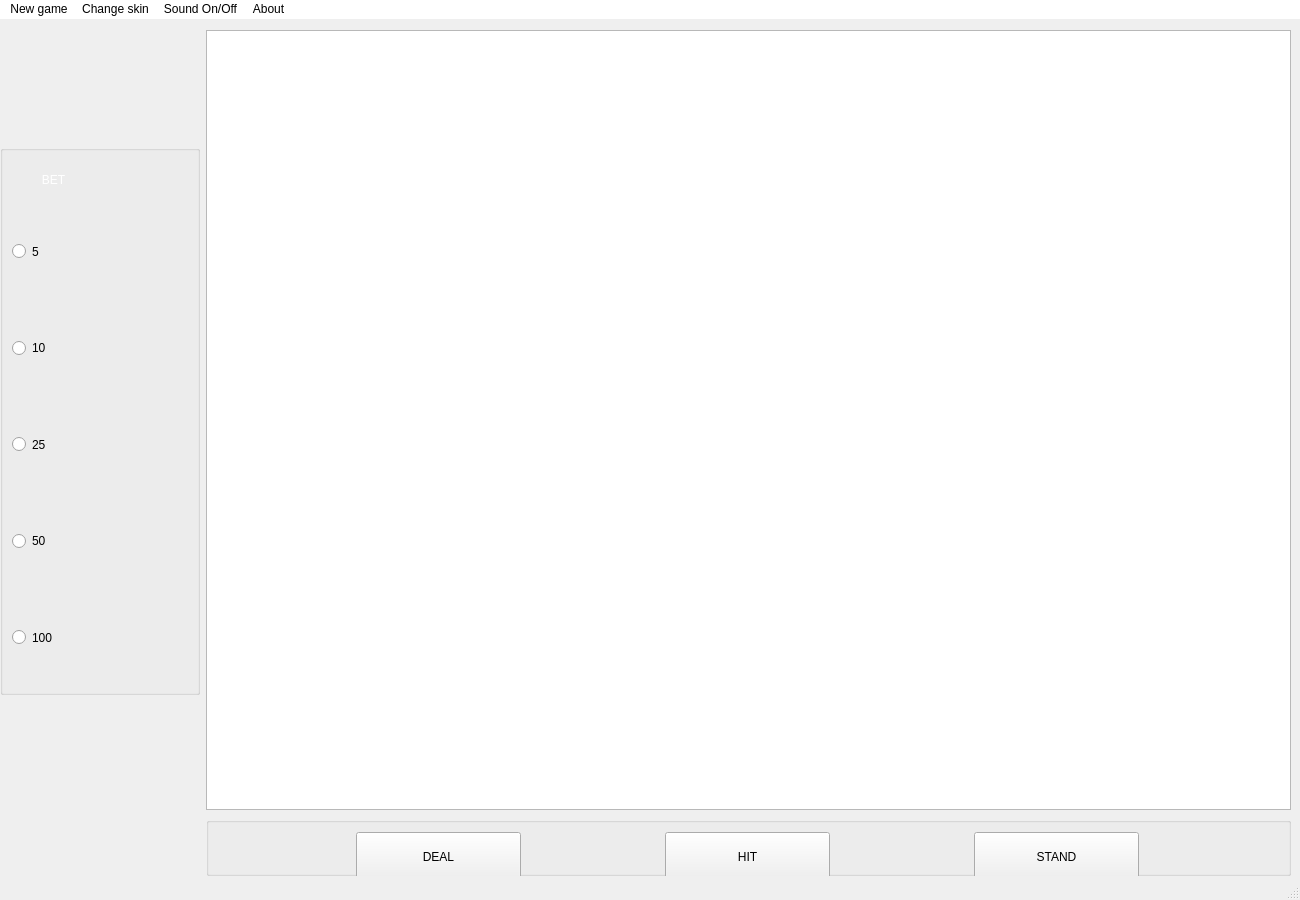
<?xml version="1.0" encoding="UTF-8"?>
<ui version="4.0">
 <class>GUI</class>
 <widget class="QMainWindow" name="GUI">
  <property name="geometry">
   <rect>
    <x>0</x>
    <y>0</y>
    <width>1300</width>
    <height>900</height>
   </rect>
  </property>
  <property name="sizePolicy">
   <sizepolicy hsizetype="Fixed" vsizetype="Fixed">
    <horstretch>0</horstretch>
    <verstretch>0</verstretch>
   </sizepolicy>
  </property>
  <property name="minimumSize">
   <size>
    <width>1300</width>
    <height>900</height>
   </size>
  </property>
  <property name="maximumSize">
   <size>
    <width>1300</width>
    <height>900</height>
   </size>
  </property>
  <property name="windowTitle">
   <string>Black Jack</string>
  </property>
  <property name="windowIcon">
   <iconset resource="resources.qrc">
    <normaloff>:/resources/images/bj_ico.png</normaloff>:/resources/images/bj_ico.png</iconset>
  </property>
  <widget class="QWidget" name="centralwidget">
   <widget class="QWidget" name="layoutWidget">
    <property name="geometry">
     <rect>
      <x>0</x>
      <y>10</y>
      <width>1293</width>
      <height>1531</height>
     </rect>
    </property>
    <layout class="QGridLayout" name="gridLayout_2">
     <item row="3" column="1">
      <widget class="QGroupBox" name="groupBox_2">
       <property name="sizePolicy">
        <sizepolicy hsizetype="Fixed" vsizetype="Fixed">
         <horstretch>0</horstretch>
         <verstretch>0</verstretch>
        </sizepolicy>
       </property>
       <property name="minimumSize">
        <size>
         <width>1085</width>
         <height>59</height>
        </size>
       </property>
       <property name="maximumSize">
        <size>
         <width>1085</width>
         <height>59</height>
        </size>
       </property>
       <property name="title">
        <string/>
       </property>
       <layout class="QGridLayout" name="gridLayout_3">
        <item row="1" column="1">
         <widget class="QPushButton" name="pushButton_hit">
          <property name="sizePolicy">
           <sizepolicy hsizetype="Fixed" vsizetype="Fixed">
            <horstretch>0</horstretch>
            <verstretch>0</verstretch>
           </sizepolicy>
          </property>
          <property name="minimumSize">
           <size>
            <width>165</width>
            <height>50</height>
           </size>
          </property>
          <property name="maximumSize">
           <size>
            <width>165</width>
            <height>50</height>
           </size>
          </property>
          <property name="styleSheet">
           <string notr="true"/>
          </property>
          <property name="text">
           <string>HIT</string>
          </property>
         </widget>
        </item>
        <item row="1" column="0">
         <widget class="QPushButton" name="pushButton_deal">
          <property name="sizePolicy">
           <sizepolicy hsizetype="Fixed" vsizetype="Fixed">
            <horstretch>0</horstretch>
            <verstretch>0</verstretch>
           </sizepolicy>
          </property>
          <property name="minimumSize">
           <size>
            <width>165</width>
            <height>50</height>
           </size>
          </property>
          <property name="maximumSize">
           <size>
            <width>165</width>
            <height>50</height>
           </size>
          </property>
          <property name="styleSheet">
           <string notr="true"/>
          </property>
          <property name="text">
           <string>DEAL</string>
          </property>
         </widget>
        </item>
        <item row="1" column="2">
         <widget class="QPushButton" name="pushButton_stand">
          <property name="sizePolicy">
           <sizepolicy hsizetype="Fixed" vsizetype="Fixed">
            <horstretch>0</horstretch>
            <verstretch>0</verstretch>
           </sizepolicy>
          </property>
          <property name="minimumSize">
           <size>
            <width>165</width>
            <height>50</height>
           </size>
          </property>
          <property name="maximumSize">
           <size>
            <width>165</width>
            <height>50</height>
           </size>
          </property>
          <property name="styleSheet">
           <string notr="true"/>
          </property>
          <property name="text">
           <string>STAND</string>
          </property>
         </widget>
        </item>
        <item row="0" column="1">
         <spacer name="verticalSpacer">
          <property name="orientation">
           <enum>Qt::Vertical</enum>
          </property>
          <property name="sizeHint" stdset="0">
           <size>
            <width>20</width>
            <height>6</height>
           </size>
          </property>
         </spacer>
        </item>
       </layout>
      </widget>
     </item>
     <item row="2" column="0" rowspan="2">
      <widget class="QLabel" name="chips_title">
       <property name="sizePolicy">
        <sizepolicy hsizetype="Fixed" vsizetype="Fixed">
         <horstretch>0</horstretch>
         <verstretch>0</verstretch>
        </sizepolicy>
       </property>
       <property name="minimumSize">
        <size>
         <width>200</width>
         <height>175</height>
        </size>
       </property>
       <property name="maximumSize">
        <size>
         <width>200</width>
         <height>175</height>
        </size>
       </property>
       <property name="text">
        <string/>
       </property>
      </widget>
     </item>
     <item row="4" column="1">
      <spacer name="verticalSpacer_2">
       <property name="orientation">
        <enum>Qt::Vertical</enum>
       </property>
       <property name="sizeHint" stdset="0">
        <size>
         <width>20</width>
         <height>40</height>
        </size>
       </property>
      </spacer>
     </item>
     <item row="0" column="0">
      <widget class="QLabel" name="bj_title">
       <property name="sizePolicy">
        <sizepolicy hsizetype="Fixed" vsizetype="Fixed">
         <horstretch>0</horstretch>
         <verstretch>0</verstretch>
        </sizepolicy>
       </property>
       <property name="minimumSize">
        <size>
         <width>200</width>
         <height>110</height>
        </size>
       </property>
       <property name="maximumSize">
        <size>
         <width>200</width>
         <height>110</height>
        </size>
       </property>
       <property name="text">
        <string/>
       </property>
      </widget>
     </item>
     <item row="1" column="0">
      <widget class="QGroupBox" name="groupBox">
       <property name="sizePolicy">
        <sizepolicy hsizetype="Fixed" vsizetype="Fixed">
         <horstretch>0</horstretch>
         <verstretch>0</verstretch>
        </sizepolicy>
       </property>
       <property name="minimumSize">
        <size>
         <width>200</width>
         <height>550</height>
        </size>
       </property>
       <property name="maximumSize">
        <size>
         <width>100</width>
         <height>16777215</height>
        </size>
       </property>
       <property name="title">
        <string/>
       </property>
       <layout class="QGridLayout" name="gridLayout">
        <item row="2" column="0">
         <widget class="QRadioButton" name="BET5">
          <property name="sizePolicy">
           <sizepolicy hsizetype="Expanding" vsizetype="Expanding">
            <horstretch>0</horstretch>
            <verstretch>0</verstretch>
           </sizepolicy>
          </property>
          <property name="minimumSize">
           <size>
            <width>60</width>
            <height>40</height>
           </size>
          </property>
          <property name="styleSheet">
           <string notr="true"/>
          </property>
          <property name="text">
           <string>5</string>
          </property>
         </widget>
        </item>
        <item row="3" column="0">
         <widget class="QRadioButton" name="BET10">
          <property name="sizePolicy">
           <sizepolicy hsizetype="Expanding" vsizetype="Expanding">
            <horstretch>0</horstretch>
            <verstretch>0</verstretch>
           </sizepolicy>
          </property>
          <property name="minimumSize">
           <size>
            <width>60</width>
            <height>40</height>
           </size>
          </property>
          <property name="styleSheet">
           <string notr="true"/>
          </property>
          <property name="text">
           <string>10</string>
          </property>
         </widget>
        </item>
        <item row="0" column="0" colspan="4">
         <widget class="QLabel" name="InfoChooseBet">
          <property name="sizePolicy">
           <sizepolicy hsizetype="Fixed" vsizetype="Fixed">
            <horstretch>0</horstretch>
            <verstretch>0</verstretch>
           </sizepolicy>
          </property>
          <property name="minimumSize">
           <size>
            <width>190</width>
            <height>40</height>
           </size>
          </property>
          <property name="styleSheet">
           <string notr="true">font: 22pt &quot;Segoe UI&quot;;
color: rgb(255, 255, 255);</string>
          </property>
          <property name="text">
           <string>         BET</string>
          </property>
         </widget>
        </item>
        <item row="4" column="0">
         <widget class="QRadioButton" name="BET25">
          <property name="sizePolicy">
           <sizepolicy hsizetype="Expanding" vsizetype="Expanding">
            <horstretch>0</horstretch>
            <verstretch>0</verstretch>
           </sizepolicy>
          </property>
          <property name="minimumSize">
           <size>
            <width>60</width>
            <height>40</height>
           </size>
          </property>
          <property name="styleSheet">
           <string notr="true"/>
          </property>
          <property name="text">
           <string>25</string>
          </property>
         </widget>
        </item>
        <item row="4" column="1" colspan="2">
         <widget class="QLabel" name="label">
          <property name="sizePolicy">
           <sizepolicy hsizetype="Fixed" vsizetype="Fixed">
            <horstretch>0</horstretch>
            <verstretch>0</verstretch>
           </sizepolicy>
          </property>
          <property name="minimumSize">
           <size>
            <width>90</width>
            <height>90</height>
           </size>
          </property>
          <property name="maximumSize">
           <size>
            <width>90</width>
            <height>90</height>
           </size>
          </property>
          <property name="text">
           <string/>
          </property>
         </widget>
        </item>
        <item row="6" column="0">
         <widget class="QRadioButton" name="BET100">
          <property name="sizePolicy">
           <sizepolicy hsizetype="Expanding" vsizetype="Expanding">
            <horstretch>0</horstretch>
            <verstretch>0</verstretch>
           </sizepolicy>
          </property>
          <property name="minimumSize">
           <size>
            <width>60</width>
            <height>40</height>
           </size>
          </property>
          <property name="styleSheet">
           <string notr="true"/>
          </property>
          <property name="text">
           <string>100</string>
          </property>
         </widget>
        </item>
        <item row="5" column="0">
         <widget class="QRadioButton" name="BET50">
          <property name="sizePolicy">
           <sizepolicy hsizetype="Expanding" vsizetype="Expanding">
            <horstretch>0</horstretch>
            <verstretch>0</verstretch>
           </sizepolicy>
          </property>
          <property name="minimumSize">
           <size>
            <width>60</width>
            <height>40</height>
           </size>
          </property>
          <property name="styleSheet">
           <string notr="true"/>
          </property>
          <property name="text">
           <string>50</string>
          </property>
         </widget>
        </item>
       </layout>
      </widget>
     </item>
     <item row="0" column="1" rowspan="3">
      <widget class="QGraphicsView" name="graphicsView">
       <property name="enabled">
        <bool>true</bool>
       </property>
       <property name="sizePolicy">
        <sizepolicy hsizetype="Fixed" vsizetype="Fixed">
         <horstretch>0</horstretch>
         <verstretch>0</verstretch>
        </sizepolicy>
       </property>
       <property name="minimumSize">
        <size>
         <width>1085</width>
         <height>780</height>
        </size>
       </property>
       <property name="maximumSize">
        <size>
         <width>1085</width>
         <height>780</height>
        </size>
       </property>
      </widget>
     </item>
    </layout>
   </widget>
  </widget>
  <widget class="QStatusBar" name="statusbar"/>
  <widget class="QMenuBar" name="menubar">
   <property name="geometry">
    <rect>
     <x>0</x>
     <y>0</y>
     <width>1300</width>
     <height>22</height>
    </rect>
   </property>
   <property name="styleSheet">
    <string notr="true">background-color: rgb(255, 255, 255);</string>
   </property>
   <widget class="QMenu" name="menuNew_game">
    <property name="title">
     <string>New game</string>
    </property>
   </widget>
   <widget class="QMenu" name="menuChange_skin">
    <property name="title">
     <string>Change skin</string>
    </property>
   </widget>
   <widget class="QMenu" name="menuSound_On_Off">
    <property name="title">
     <string>Sound On/Off</string>
    </property>
   </widget>
   <widget class="QMenu" name="menuAbout">
    <property name="title">
     <string>About</string>
    </property>
   </widget>
   <addaction name="menuNew_game"/>
   <addaction name="menuChange_skin"/>
   <addaction name="menuSound_On_Off"/>
   <addaction name="menuAbout"/>
  </widget>
 </widget>
 <resources>
  <include location="resources.qrc"/>
 </resources>
 <connections/>
</ui>
